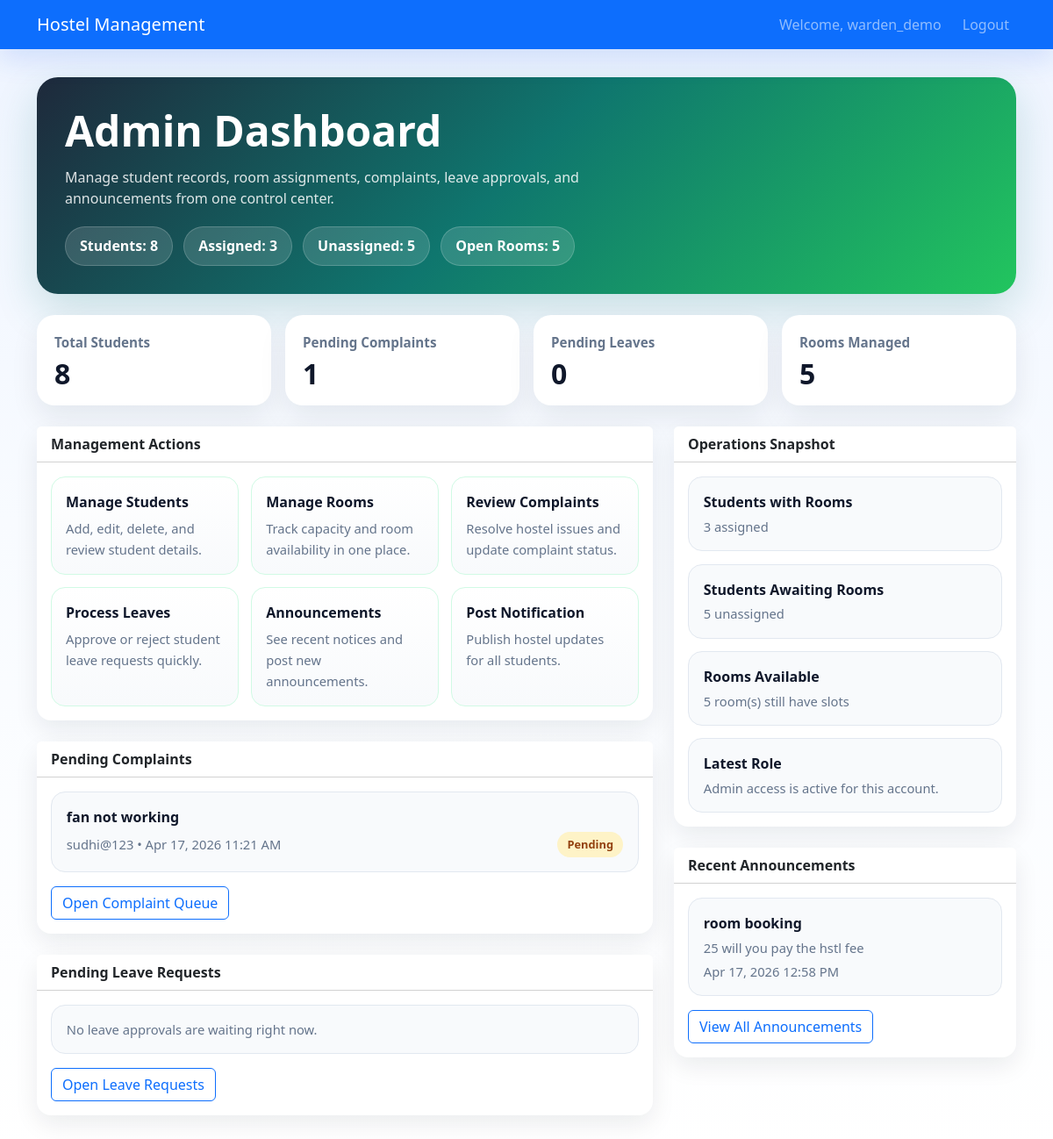
/accounts/admin/dashboard/ (signed in), run on the app's committed database.
### accounts/models.py (models this page shows, shortened)
class User(AbstractUser):
    ROLE_CHOICES = [
        ('student', 'Student'),
        ('admin', 'Admin'),
        ('warden', 'Warden'),
    ]
    role = models.CharField(max_length=10, choices=ROLE_CHOICES, default='student')

### complaints/models.py (models this page shows, shortened)
class Complaint(models.Model):
    STATUS_CHOICES = [
        ('pending', 'Pending'),
        ('resolved', 'Resolved'),
    ]
    student = models.ForeignKey(settings.AUTH_USER_MODEL, on_delete=models.CASCADE)
    title = models.CharField(max_length=200)
    description = models.TextField()
    status = models.CharField(max_length=10, choices=STATUS_CHOICES, default='pending')
    created_at = models.DateTimeField(auto_now_add=True)

### notifications/models.py (models this page shows, shortened)
class Notification(models.Model):
    title = models.CharField(max_length=200)
    content = models.TextField()
    created_at = models.DateTimeField(auto_now_add=True)
    posted_by = models.ForeignKey(settings.AUTH_USER_MODEL, on_delete=models.CASCADE)

### accounts/views.py (the view)
# urls.py: path('admin/dashboard/', views.admin_dashboard, name='admin_dashboard'),
@login_required
def admin_dashboard(request):
    if request.user.role != 'admin':
        return redirect('login')
    return management_dashboard(request, 'admin')

### templates/admin_dashboard.html (shortened to what this page needs)
{% extends 'base.html' %}
{% block content %}
<section class="management-dashboard">
    <div class="management-hero">
        <h1>{{ dashboard_role }} Dashboard</h1>
        <p>Manage student records, room assignments, complaints, leave approvals, and announcements from one control center.</p>
        <div class="management-badges">
            <span class="management-badge">Students: {{ student_count }}</span>
            <span class="management-badge">Assigned: {{ assigned_students }}</span>
            <span class="management-badge">Unassigned: {{ unassigned_students }}</span>
            <span class="management-badge">Open Rooms: {{ open_room_count }}</span>
        </div>
    </div>
    <div class="management-metrics">
        <div class="management-metric">
            <div class="management-metric-label">Total Students</div>
            <div class="management-metric-value">{{ student_count }}</div>
        </div>
        <div class="management-metric">
            <div class="management-metric-label">Pending Complaints</div>
            <div class="management-metric-value">{{ pending_complaint_count }}</div>
        </div>
        <div class="management-metric">
            <div class="management-metric-label">Pending Leaves</div>
            <div class="management-metric-value">{{ pending_leave_count }}</div>
        </div>
        <div class="management-metric">
            <div class="management-metric-label">Rooms Managed</div>
            <div class="management-metric-value">{{ room_count }}</div>
        </div>
    </div>
    <div class="management-main">
        <div class="management-stack">
            <div class="card">
                <div class="card-header">Management Actions</div>
                <div class="card-body">
                    <div class="management-actions">
                        <a href="{% url 'admin_students' %}" class="management-tile">
                            <strong>Manage Students</strong>
                            <span>Add, edit, delete, and review student details.</span>
                        </a>
                        <a href="{% url 'admin_rooms' %}" class="management-tile">
                            <strong>Manage Rooms</strong>
                            <span>Track capacity and room availability in one place.</span>
                        </a>
                        <a href="{% url 'admin_complaints' %}" class="management-tile">
                            <strong>Review Complaints</strong>
                            <span>Resolve hostel issues and update complaint status.</span>
                        </a>
                        <a href="{% url 'admin_leaves' %}" class="management-tile">
                            <strong>Process Leaves</strong>
                            <span>Approve or reject student leave requests quickly.</span>
                        </a>
                        <a href="{% url 'admin_notifications' %}" class="management-tile">
                            <strong>Announcements</strong>
                            <span>See recent notices and post new announcements.</span>
                        </a>
                        <a href="{% url 'add_notification' %}" class="management-tile">
                            <strong>Post Notification</strong>
                            <span>Publish hostel updates for all students.</span>
                        </a>
                    </div>
                </div>
            </div>
            <div class="card">
                <div class="card-header">Pending Complaints</div>
                <div class="card-body">
                    <div class="dashboard-list">
                        {% for complaint in complaints|slice:":5" %}
                            <div class="dashboard-list-item">
                                <strong>{{ complaint.title }}</strong>
                                <div class="dashboard-list-meta d-flex justify-content-between gap-2 flex-wrap align-items-center">
                                    <span>{{ complaint.student.username }} • {{ complaint.created_at|date:"M d, Y h:i A" }}</span>
                                    <span class="status-pill pending">{{ complaint.status }}</span>
                                </div>
                            </div>
                        {% empty %}
                            <div class="dashboard-list-item dashboard-note">No pending complaints right now.</div>
                        {% endfor %}
                    </div>
                    <a href="{% url 'admin_complaints' %}" class="btn btn-outline-primary mt-3">Open Complaint Queue</a>
                </div>
            </div>
            <div class="card">
                <div class="card-header">Pending Leave Requests</div>
                <div class="card-body">
                    <div class="dashboard-list">
                        {% for leave in leaves|slice:":5" %}
                            <div class="dashboard-list-item">
                                <strong>{{ leave.student.username }}</strong>
                                <div class="dashboard-list-meta d-flex justify-content-between gap-2 flex-wrap align-items-center">
                                    <span>{{ leave.from_date|date:"M d, Y" }} to {{ leave.to_date|date:"M d, Y" }}</span>
                                    <span class="status-pill pending">{{ leave.status }}</span>
                                </div>
                            </div>
                        {% empty %}
                            <div class="dashboard-list-item dashboard-note">No leave approvals are waiting right now.</div>
                        {% endfor %}
                    </div>
                    <a href="{% url 'admin_leaves' %}" class="btn btn-outline-primary mt-3">Open Leave Requests</a>
                </div>
            </div>
        </div>
        <div class="management-stack">
            <div class="card">
                <div class="card-header">Operations Snapshot</div>
                <div class="card-body">
                    <div class="dashboard-list">
                        <div class="dashboard-list-item">
                            <strong>Students with Rooms</strong>
                            <div class="dashboard-list-meta">{{ assigned_students }} assigned</div>
                        </div>
                        <div class="dashboard-list-item">
                            <strong>Students Awaiting Rooms</strong>
                            <div class="dashboard-list-meta">{{ unassigned_students }} unassigned</div>
                        </div>
                        <div class="dashboard-list-item">
                            <strong>Rooms Available</strong>
                            <div class="dashboard-list-meta">{{ open_room_count }} room(s) still have slots</div>
                        </div>
                        <div class="dashboard-list-item">
                            <strong>Latest Role</strong>
                            <div class="dashboard-list-meta">{{ dashboard_role }} access is active for this account.</div>
                        </div>
                    </div>
                </div>
            </div>
            <div class="card">
                <div class="card-header">Recent Announcements</div>
                <div class="card-body">
                    <div class="dashboard-list">
                        {% for notification in notifications %}
                            <div class="dashboard-list-item">
                                <strong>{{ notification.title }}</strong>
                                <div class="dashboard-list-meta">{{ notification.content|truncatechars:110 }}</div>
                                <div class="dashboard-list-meta">{{ notification.created_at|date:"M d, Y h:i A" }}</div>
                            </div>
                        {% empty %}
                            <div class="dashboard-list-item dashboard-note">No announcements have been posted yet.</div>
                        {% endfor %}
                    </div>
                    <a href="{% url 'admin_notifications' %}" class="btn btn-outline-primary mt-3">View All Announcements</a>
                </div>
            </div>
        </div>
    </div>
</section>
{% endblock %}

### templates/base.html (shortened to what this page needs)
<!DOCTYPE html>
<html lang="en">
<head>
    <link href="https://cdn.jsdelivr.net/npm/bootstrap@5.3.0/dist/css/bootstrap.min.css" rel="stylesheet">
</head>
<body>
    <nav class="navbar navbar-expand-lg navbar-dark bg-primary">
        <div class="container">
            {% if user.is_authenticated %}
                {% if user.role == 'student' %}
                    <a class="navbar-brand" href="{% url 'student_dashboard' %}">Hostel Management</a>
                {% elif user.role == 'warden' %}
                    <a class="navbar-brand" href="{% url 'warden_dashboard' %}">Hostel Management</a>
                {% else %}
                    <a class="navbar-brand" href="{% url 'admin_dashboard' %}">Hostel Management</a>
                {% endif %}
            {% else %}
                <a class="navbar-brand" href="{% url 'home' %}">Hostel Management</a>
            {% endif %}
            {% if user.is_authenticated %}
                <div class="navbar-nav ms-auto">
                    <span class="navbar-text me-3">Welcome, {{ user.username }}</span>
                    <a class="nav-link" href="{% url 'logout' %}">Logout</a>
                </div>
            {% endif %}
        </div>
    </nav>
    <div class="page-shell">
        <div class="{% block container_class %}container{% endblock %}">
            {% block content %}{% endblock %}
        </div>
    </div>
</body>
</html>

### templates/base.html (style rules this page uses)
body { min-height: 100vh; background: linear-gradient(180deg, #eef4ff 0%, #f8fbff 45%, #ffffff 100%); color: #1f2937; }
.navbar { box-shadow: 0 12px 30px rgba(37, 99, 235, 0.15); }
.page-shell { padding: 2rem 0 3rem; }
.card { border: 0; border-radius: 1rem; box-shadow: 0 10px 28px rgba(15, 23, 42, 0.08); }
.card-header { background: #ffffff; font-weight: 700; }

### templates/admin_dashboard.html (style rules this page uses)
.management-dashboard { display: grid; gap: 1.5rem; }
.management-hero { background: linear-gradient(135deg, #1e293b 0%, #0f766e 48%, #22c55e 100%); border-radius: 1.5rem; padding: 2rem; color: #fff; box-shadow: 0 18px 50px rgba(15, 118, 110, 0.2); }
.management-hero h1 { margin: 0; font-size: clamp(2rem, 4vw, 3rem); font-weight: 800; }
.management-hero p { margin: 0.75rem 0 0; max-width: 680px; color: rgba(255, 255, 255, 0.86); }
.management-badges { display: flex; flex-wrap: wrap; gap: 0.75rem; margin-top: 1.25rem; }
.management-badge { background: rgba(255, 255, 255, 0.14); border: 1px solid rgba(255, 255, 255, 0.18); border-radius: 999px; padding: 0.6rem 1rem; font-weight: 600; }
.management-metrics { display: grid; grid-template-columns: repeat(auto-fit, minmax(180px, 1fr)); gap: 1rem; }
.management-metric { background: #fff; border-radius: 1.25rem; padding: 1.25rem; box-shadow: 0 14px 32px rgba(15, 23, 42, 0.08); }
.management-metric-label { color: #64748b; font-weight: 600; font-size: 0.95rem; }
.management-metric-value { margin-top: 0.55rem; font-size: 2rem; font-weight: 800; color: #0f172a; line-height: 1; }
.management-main { display: grid; grid-template-columns: minmax(0, 1.8fr) minmax(280px, 1fr); gap: 1.5rem; align-items: start; }
.management-stack { display: grid; gap: 1.5rem; }
.management-actions { display: grid; grid-template-columns: repeat(auto-fit, minmax(180px, 1fr)); gap: 0.9rem; }
.management-tile { display: block; padding: 1rem; border-radius: 1rem; text-decoration: none; color: #0f172a; background: linear-gradient(180deg, #ffffff 0%, #f8fafc 100%); border: 1px solid #d1fae5; }
.management-tile strong { display: block; margin-bottom: 0.35rem; }
.management-tile span, .dashboard-note { color: #64748b; font-size: 0.92rem; }
.dashboard-list { display: grid; gap: 0.9rem; }
.dashboard-list-item { padding: 1rem 1.05rem; border-radius: 1rem; background: #f8fafc; border: 1px solid #e2e8f0; }
.dashboard-list-item strong { display: block; color: #0f172a; }
.dashboard-list-meta { margin-top: 0.3rem; color: #64748b; font-size: 0.92rem; }
.status-pill { display: inline-flex; align-items: center; padding: 0.3rem 0.7rem; border-radius: 999px; font-size: 0.8rem; font-weight: 700; text-transform: capitalize; }
.status-pill.pending { background: #fef3c7; color: #92400e; }

### data on the page
User: username "warden_demo", role "Admin"
Complaint: title "fan not working", student.username "sudhi@123", created_at "Apr 17, 2026 11:21 AM", status "Pending"
Notification: title "room booking", content "25 will you pay the hstl fee", created_at "Apr 17, 2026 12:58 PM"

### other printed values
{{ student_count }} "8"
{{ assigned_students }} "3"
{{ unassigned_students }} "5"
{{ open_room_count }} "5"
{{ pending_complaint_count }} "1"
{{ pending_leave_count }} "0"
{{ room_count }} "5"
